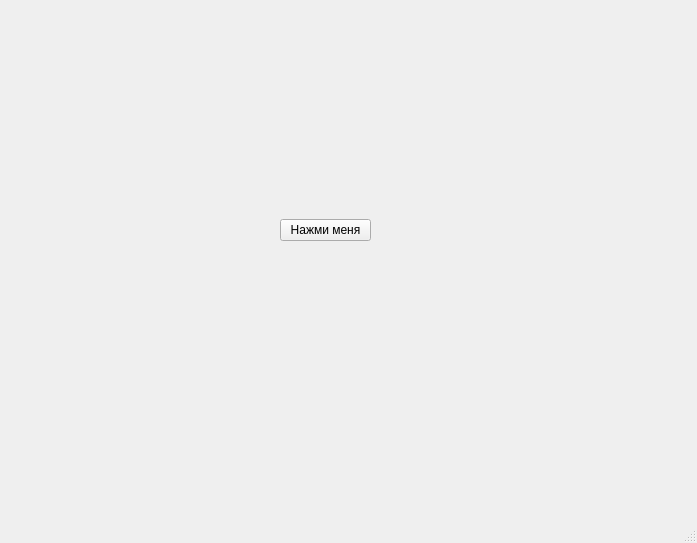
<?xml version="1.0" encoding="UTF-8"?>
<ui version="4.0">
 <class>MainWindow</class>
 <widget class="QMainWindow" name="MainWindow">
  <property name="geometry">
   <rect>
    <x>0</x>
    <y>0</y>
    <width>697</width>
    <height>543</height>
   </rect>
  </property>
  <property name="windowTitle">
   <string>MainWindow</string>
  </property>
  <widget class="QWidget" name="centralwidget">
   <widget class="QWidget" name="verticalLayoutWidget">
    <property name="geometry">
     <rect>
      <x>280</x>
      <y>190</y>
      <width>91</width>
      <height>81</height>
     </rect>
    </property>
    <layout class="QVBoxLayout" name="verticalLayout">
     <item>
      <widget class="QPushButton" name="pushButton">
       <property name="text">
        <string>Нажми меня</string>
       </property>
      </widget>
     </item>
    </layout>
   </widget>
  </widget>
  <widget class="QMenuBar" name="menubar">
   <property name="geometry">
    <rect>
     <x>0</x>
     <y>0</y>
     <width>697</width>
     <height>21</height>
    </rect>
   </property>
  </widget>
  <widget class="QStatusBar" name="statusbar"/>
 </widget>
 <resources/>
 <connections/>
</ui>
